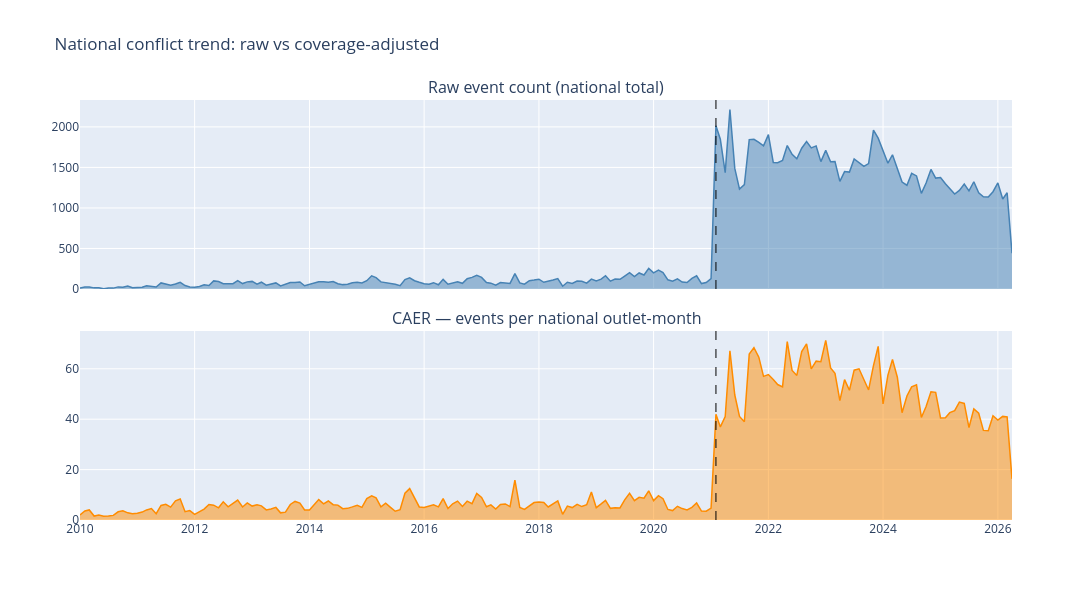

Here is the notebook cell this chart was saved with:
### Markdown cell above
## 7. Comparison: raw event counts vs CAER

We now visualise the effect of normalisation. The key questions:

1. Does the post-coup spike look smaller after normalisation? (It should, since part of the spike is coverage expansion.)
2. Does the ranking of regions change? (If Sagaing was undercounted, its CAER relative to other regions should increase.)
3. Does the correlation between events and coverage drop to near zero? (It should — that is exactly what we are removing.)

### Code cell
# Plot 6: national total — raw events vs CAER over time
national_caer = (
    regional.groupby('month')
            .agg(n_events=('n_events', 'sum'), caer=('caer', 'sum'))
            .reset_index()
)
national_caer['month_dt'] = national_caer['month'].dt.to_timestamp()

fig6 = make_subplots(rows=2, cols=1, shared_xaxes=True,
                     subplot_titles=['Raw event count (national total)',
                                     'CAER — events per national outlet-month'],
                     vertical_spacing=0.10)

fig6.add_trace(
    go.Scatter(x=national_caer['month_dt'], y=national_caer['n_events'],
               name='Raw events', fill='tozeroy',
               line=dict(color='steelblue', width=1.5)),
    row=1, col=1
)
fig6.add_trace(
    go.Scatter(x=national_caer['month_dt'], y=national_caer['caer'],
               name='CAER', fill='tozeroy',
               line=dict(color='darkorange', width=1.5)),
    row=2, col=1
)
for row in [1, 2]:
    fig6.add_vline(x=str(COUP_DATE.date()), line_dash='dash', line_color='black',
                   line_width=1, row=row, col=1)

fig6.update_layout(height=600, width=1200,
                   title='National conflict trend: raw vs coverage-adjusted',
                   hovermode='x unified', showlegend=False)
fig6.show()

# Quantify the difference in the post-coup spike
pre  = national_caer[national_caer['month_dt'] < COUP_DATE]
post = national_caer[national_caer['month_dt'] >= COUP_DATE]
raw_ratio  = post['n_events'].mean() / pre['n_events'].mean()
caer_ratio = post['caer'].mean()    / pre['caer'].mean()
print(f'Post/pre-coup ratio — raw events: {raw_ratio:.2f}x')
print(f'Post/pre-coup ratio — CAER:       {caer_ratio:.2f}x')
print(f'Coverage expansion accounts for ~{(1 - caer_ratio/raw_ratio)*100:.0f}% of the apparent spike')

### Figure 1 — Plotly figure (JSON) as saved in the notebook; plotly's stock layout.template omitted (floating-point values rounded to 4 significant figures; data arrays with more than 128 entries replaced by an {"elided": "..."} marker saying what was removed)
{"data": [{"fill": "tozeroy", "line": {"color": "steelblue", "width": 1.5}, "name": "Raw events", "type": "scatter", "x": {"elided": "196 str values"}, "xaxis": "x", "y": {"elided": "196 int values"}, "yaxis": "y"}, {"fill": "tozeroy", "line": {"color": "darkorange", "width": 1.5}, "name": "CAER", "type": "scatter", "x": {"elided": "196 str values"}, "xaxis": "x2", "y": {"elided": "196 float values"}, "yaxis": "y2"}], "layout": {"annotations": [{"font": {"size": 16}, "showarrow": false, "text": "Raw event count (national total)", "x": 0.5, "xanchor": "center", "xref": "paper", "y": 1, "yanchor": "bottom", "yref": "paper"}, {"font": {"size": 16}, "showarrow": false, "text": "CAER — events per national outlet-month", "x": 0.5, "xanchor": "center", "xref": "paper", "y": 0.45, "yanchor": "bottom", "yref": "paper"}], "height": 600, "hovermode": "x unified", "shapes": [{"line": {"color": "black", "dash": "dash", "width": 1}, "type": "line", "x0": "2021-02-01", "x1": "2021-02-01", "xref": "x", "y0": 0, "y1": 1, "yref": "y domain"}, {"line": {"color": "black", "dash": "dash", "width": 1}, "type": "line", "x0": "2021-02-01", "x1": "2021-02-01", "xref": "x2", "y0": 0, "y1": 1, "yref": "y2 domain"}], "showlegend": false, "title": {"text": "National conflict trend: raw vs coverage-adjusted"}, "width": 1200, "xaxis": {"anchor": "y", "domain": [0, 1], "matches": "x2", "showticklabels": false}, "xaxis2": {"anchor": "y2", "domain": [0, 1]}, "yaxis": {"anchor": "x", "domain": [0.55, 1]}, "yaxis2": {"anchor": "x2", "domain": [0, 0.45]}}}
